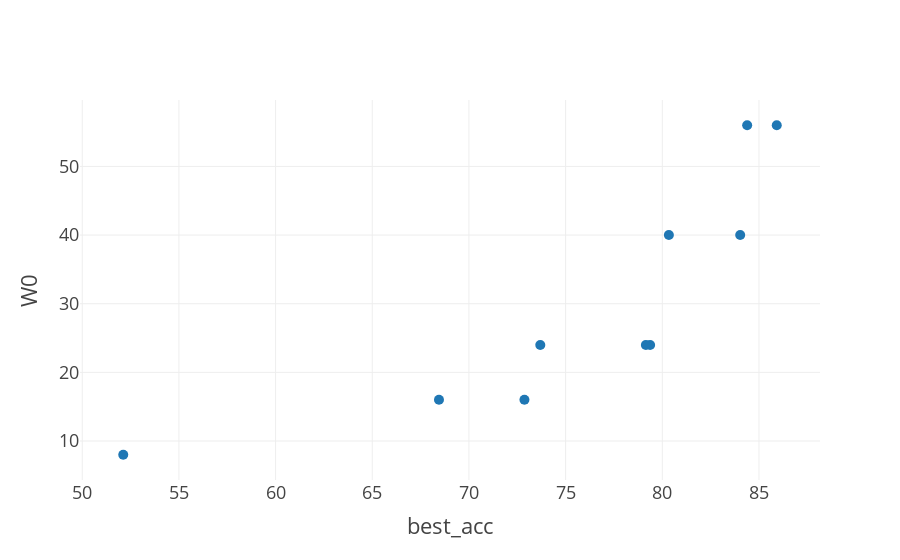

This figure's notebook cell:
### Code cell
scatter_results(chromosomes,  "W0","best_acc","tests_one_model/Generation_1_NOSE_D/results.csv")

### Figure 1 — Plotly figure (JSON) as saved in the notebook; plotly's stock layout.template omitted (floating-point values rounded to 4 significant figures)
{"data": [{"marker": {"size": 10}, "mode": "markers", "text": ["olive_wasp", "hospitable_pronghorn", "spectral_hare", "loyal_tiger", "astute_badger", "quizzical_caiman", "zircon_toad", "hypersonic_sambar", "honest_saluki", "neat_puffin"], "type": "scatter", "x": [52.12, 80.34, 84.39, 79.37, 79.15, 85.92, 72.87, 84.03, 68.45, 73.69], "y": [8, 40, 56, 24, 24, 56, 16, 40, 16, 24]}], "layout": {"autosize": true, "title": {"text": ""}, "xaxis": {"autorange": true, "range": [49.75, 88.29], "title": {"text": "best_acc"}, "type": "linear"}, "yaxis": {"autorange": true, "range": [3.104, 60.9], "title": {"text": "W0"}, "type": "linear"}}}
